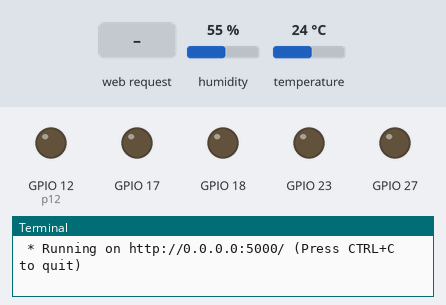
The program below on a simulated Raspberry Pi (BCM pin numbers). On the bench: output pins drawn as LEDs (lit = HIGH), the last lines printed to the terminal. The test bench sets the inputs (shaded band); at power-on: temperature 24 °C, humidity 55 %.

Above: at 1.2 s.
1.3 s: HTTP request for /left received
At 3.0 s:
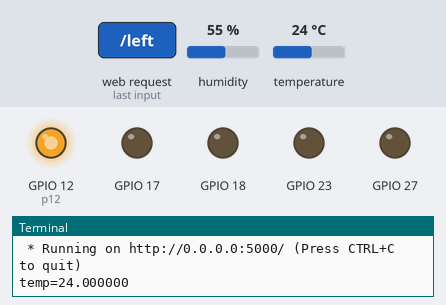
3.3 s: temperature set to 22.7 °C
At 4.1 s:
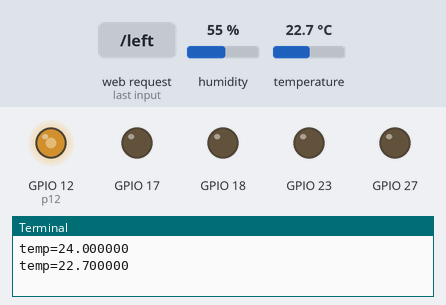
4.8 s: temperature set to 20.6 °C
6.3 s: temperature set to 19.6 °C
At 7.1 s:
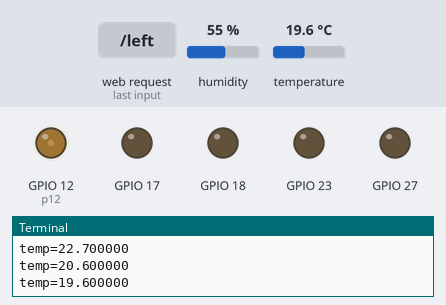
7.9 s: temperature set to 20.3 °C
9.4 s: temperature set to 21.3 °C
At 10.0 s:
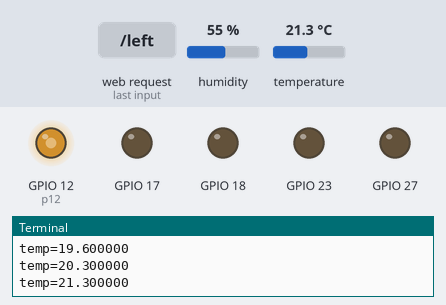
Timing chart, 0 to 11.9 s (numbered marks = the images above; inputs shaded):
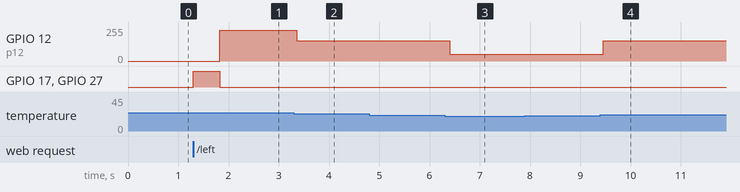

The program:

app.py
```python
# success
import RPi.GPIO as GPIO
import time
import Adafruit_DHT
from flask import Flask, render_template


# 設定GPIO相關設定
# 車子部分
GPIO.setmode(GPIO.BCM)
GPIO.setwarnings(False)
GPIO.setup(17, GPIO.OUT)
GPIO.setup(18, GPIO.OUT)
GPIO.setup(27, GPIO.OUT)
GPIO.setup(23, GPIO.OUT)


# 風扇部分
GPIO.setmode(GPIO.BCM)
GPIO.setwarnings(False)
GPIO.setup(12, GPIO.OUT)

p12 = GPIO.PWM(12, 38)

app = Flask(__name__)

# 連結到樹梅派的時候會打開網頁
@app.route('/')
def index():
    return render_template('index.html')

# 定義三種風速


def fanL():

    GPIO.cleanup()

    GPIO.setmode(GPIO.BCM)
    GPIO.setwarnings(False)
    GPIO.setup(12, GPIO.OUT)
    GPIO.setup(17, GPIO.OUT)

    GPIO.setup(18, GPIO.OUT)
    GPIO.setup(27, GPIO.OUT)
    GPIO.setup(23, GPIO.OUT)

    p12.start(20)

    p12.ChangeFrequency(500)


def fanM():

    GPIO.cleanup()

    GPIO.setmode(GPIO.BCM)

    GPIO.setwarnings(False)
    GPIO.setup(12, GPIO.OUT)
    GPIO.setup(17, GPIO.OUT)
    GPIO.setup(18, GPIO.OUT)
    GPIO.setup(27, GPIO.OUT)
    GPIO.setup(23, GPIO.OUT)

    p12.start(60)

    p12.ChangeFrequency(500)


def fanH():

    GPIO.cleanup()

    GPIO.setmode(GPIO.BCM)

    GPIO.setwarnings(False)
    GPIO.setup(12, GPIO.OUT)
    GPIO.setup(17, GPIO.OUT)
    GPIO.setup(18, GPIO.OUT)
    GPIO.setup(27, GPIO.OUT)
    GPIO.setup(23, GPIO.OUT)

    p12.start(90)

    p12.ChangeFrequency(500)

# 由dht22取得溫度


def getDHTdata():
    DHT22Sensor = Adafruit_DHT.DHT22
    DHTpin = 4
    hum, temp = Adafruit_DHT.read_retry(DHT22Sensor, DHTpin)
    if hum is not None and temp is not None:
        hum = round(hum)
        temp = round(temp, 1)
    return temp

# 對於不同溫度執行不同的風速


def DHTdata():
    i = 1
    while i == 1:
        temp = getDHTdata()
        print("temp=%f" % temp)

        if temp < 20:
            fanL()

        elif temp >= 21 and temp < 23.2:
            fanM()

        elif temp > 23.5:
            fanH()

        time.sleep(1)


# 車子行進方向設定
# 左轉
@app.route('/left', methods=['GET', 'POST'])
def left():
    GPIO.output(17, GPIO.HIGH)
    GPIO.output(18, GPIO.LOW)
    GPIO.output(27, GPIO.HIGH)
    GPIO.output(23, GPIO.LOW)
    DHTdata()
    return render_template('index.html')
# 每次下完指令，就會再回到首頁，下同


@app.route("/back", methods=['GET', 'POST'])
# 後退
def back():
    GPIO.output(17, GPIO.HIGH)
    GPIO.output(18, GPIO.LOW)
    GPIO.output(27, GPIO.LOW)
    GPIO.output(23, GPIO.HIGH)
    # DHTdata()
    return render_template('index.html')


# 停止
@app.route("/stop", methods=['GET', 'POST'])
def stop():
    GPIO.output(17, GPIO.LOW)
    GPIO.output(18, GPIO.LOW)
    GPIO.output(27, GPIO.LOW)
    GPIO.output(23, GPIO.LOW)
    # DHTdata()
    return render_template('index.html')


# 前進
@app.route("/forward", methods=['GET', 'POST'])
def forward():
    GPIO.output(17, GPIO.LOW)
    GPIO.output(18, GPIO.HIGH)
    GPIO.output(27, GPIO.HIGH)
    GPIO.output(23, GPIO.LOW)
    # DHTdata()

    return render_template('index.html')

# 右轉
@app.route("/right", methods=['GET', 'POST'])
def right():
    GPIO.output(17, GPIO.LOW)
    GPIO.output(18, GPIO.HIGH)
    GPIO.output(27, GPIO.LOW)
    GPIO.output(23, GPIO.HIGH)
    # DHTdata()
    return render_template('index.html')


if __name__ == '__main__':
    app.run(debug=True, host='0.0.0.0')
```

Measured:
- the behaviour switches between 23.2 and 23.1 °C on temperature (found by bisection; images 1 and 2)
- the behaviour switches between 20 and 19.9 °C on temperature (found by bisection; images 2 and 3)
- the behaviour switches between 20.9 and 21 °C on temperature (found by bisection; images 3 and 4)
- after the input at 1.3 s, GPIO 12 (p12): 0/255 → 230/255 after 0.53 s; GPIO 17, GPIO 27: LOW → HIGH at once, → LOW 0.53 s later
- after the input at 3.3 s, GPIO 12 (p12): 230/255 → 153/255 after 0.05 s
- after the input at 6.3 s, GPIO 12 (p12): 153/255 → 51/255 after 0.11 s
- after the input at 9.4 s, GPIO 12 (p12): 51/255 → 153/255 after 0.06 s
